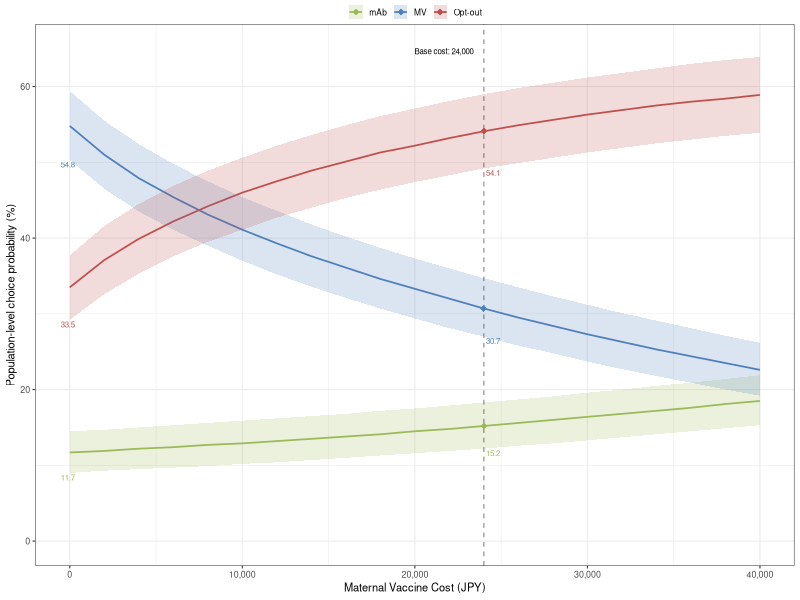
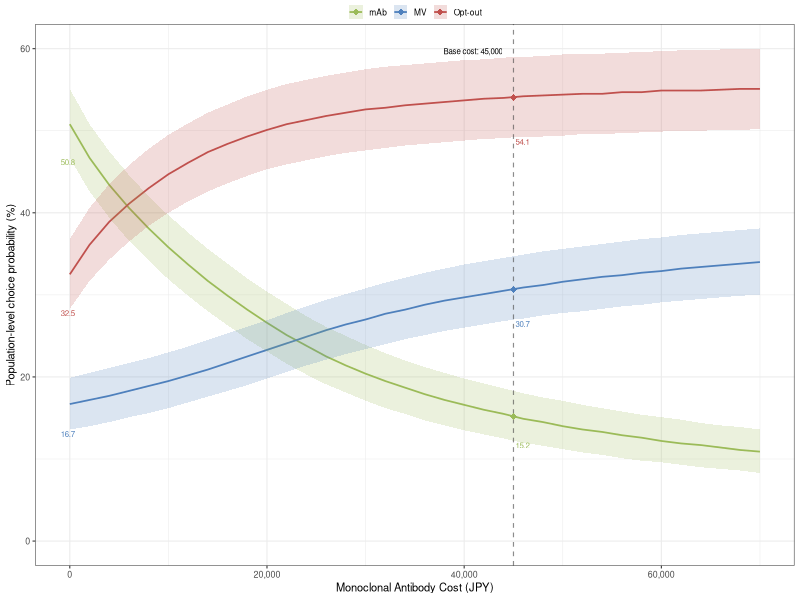

These figures' R source, in order:
# ===========================================================================
# Title: 21_plot_choiceProb.r
# Date: 2026-10-23
# ===========================================================================

# ------------------------------------------------------------------------
# SECTION 1: Load library
# ------------------------------------------------------------------------

# Load packages
library(here)
library(dplyr)
library(ggplot2)

# ------------------------------------------------------------------------
# SECTION 2: Load results from Monte Carlo simulations
# ------------------------------------------------------------------------

df_mv <- read.csv(here("data", "calc_choiceProb_mvCost_results.csv"))

df_mab <- read.csv(here("data", "calc_choiceProb_mabCost_results.csv"))

# ------------------------------------------------------------------------
# SECTION 3: Transform data for plotting
# ------------------------------------------------------------------------

# Format cost & probabilities
df_mv_plot <- df_mv %>%
    mutate(
        Cost = Cost * 100000, # Convert to JPY
        across(Mean:Upper_UI, ~ .x * 100) # Convert to %
    )
df_mab_plot <- df_mab %>%
    mutate(
        Cost = Cost * 100000, # Convert to JPY
        across(Mean:Upper_UI, ~ .x * 100) # Convert to %
    )

# Normalize mean probabilities to sum to 100%
norm_meanProb <- function(df) {
    df %>%
        group_by(Cost) %>%
        mutate(
            Mean = {
                raw_mean <- Mean / sum(Mean) * 100
                rounded_mean <- round(raw_mean, 1)
                correction <- round(100 - sum(rounded_mean), 1)
                rounded_mean[which.max(raw_mean)] <-
                    rounded_mean[which.max(raw_mean)] + correction
                rounded_mean
            }
        ) %>%
        ungroup() %>%
        mutate(across(Lower_UI:Upper_UI, ~ round(.x, 1)))
}

df_mv_plot <- norm_meanProb(df_mv_plot)
df_mab_plot <- norm_meanProb(df_mab_plot)

# ------------------------------------------------------------------------
# SECTION 4: Plot choice probabilities by product cost
# ------------------------------------------------------------------------

color_manual <- c(
    "MV" = "#4F81BD",
    "mAb" = "#9BBB59",
    "Opt-out" = "#C0504D"
)

# Function to plot choice probabilities by product cost
plot_choiceProb <- function(df, base_cost, x_label) {
    # Isolate probabilities for annotation
    prob_c0 <- df[df$Cost == 0, ] # 0 JPY
    prob_base <- df[df$Cost == base_cost, ] # Base cost
    # Add comma separator for plotting
    base_cost_label <- format(base_cost, big.mark = ",")
    # Calculate maximum y-axis value for plotting
    y_max <- ceiling(max(df$Upper_UI) / 5) * 5
    # Plot line plot with uncertainty intervals
    plot <- ggplot(df, aes(x = Cost, y = Mean, color = Alt)) +
        geom_line(linewidth = 0.6) +
        geom_ribbon(
            aes(ymin = Lower_UI, ymax = Upper_UI, fill = Alt),
            alpha = 0.2,
            color = NA
        ) +
        geom_vline(
            xintercept = base_cost,
            linetype = "dashed",
            color = "#404040",
            linewidth = 0.4,
            alpha = 0.6
        ) +
        geom_point(
            data = prob_base,
            aes(x = Cost, y = Mean, color = Alt),
            size = 2,
            shape = 18
        ) +
        geom_text(
            data = prob_c0,
            aes(x = Cost, y = Lower_UI, label = sprintf("%.1f", Mean)),
            vjust = 1.25,
            hjust = 0.65,
            size = 2,
            show.legend = FALSE
        ) +
        geom_text(
            data = prob_base,
            aes(x = Cost, y = Lower_UI, label = sprintf("%.1f", Mean)),
            vjust = 1.25,
            hjust = -0.15,
            size = 2,
            show.legend = FALSE
        ) +
        annotate(
            "text",
            x = base_cost * 0.975,
            y = y_max * 0.995,
            label = paste0("Base cost: ", base_cost_label),
            hjust = 1,
            vjust = 0.5,
            size = 2
        ) +
        labs(
            x = x_label,
            y = "Population-level choice probability (%)"
        ) +
        theme_bw(base_size = 8) +
        theme(
            legend.position = "top",
            legend.margin = margin(t = -1, b = -5),
            legend.key.size = unit(0.4, "cm"),
            legend.title = element_blank(),
            legend.text = element_text(size = 6)
        ) +
        scale_color_manual(values = color_manual) +
        scale_fill_manual(values = color_manual) +
        scale_x_continuous(labels = scales::comma) +
        coord_cartesian(ylim = c(0, y_max))
    # Return plot
    return(plot)
}

# Plot & save figures
choiceProb_mvCost <- plot_choiceProb(
    df_mv_plot,
    base_cost = 24000,
    x_label = "Maternal Vaccine Cost (JPY)"
)
ggsave(
    here("figs", "choiceProb_mvCost_linePlot.png"),
    plot = choiceProb_mvCost,
    width = 10,
    height = 6,
    units = "cm",
    dpi = 600
)
choiceProb_mabCost <- plot_choiceProb(
    df_mab_plot,
    base_cost = 45000,
    x_label = "Monoclonal Antibody Cost (JPY)"
)
ggsave(
    here("figs", "choiceProb_mabCost_linePlot.png"),
    plot = choiceProb_mabCost,
    width = 10,
    height = 6,
    units = "cm",
    dpi = 600
)
cat("\nPlot successfully saved!\n")
